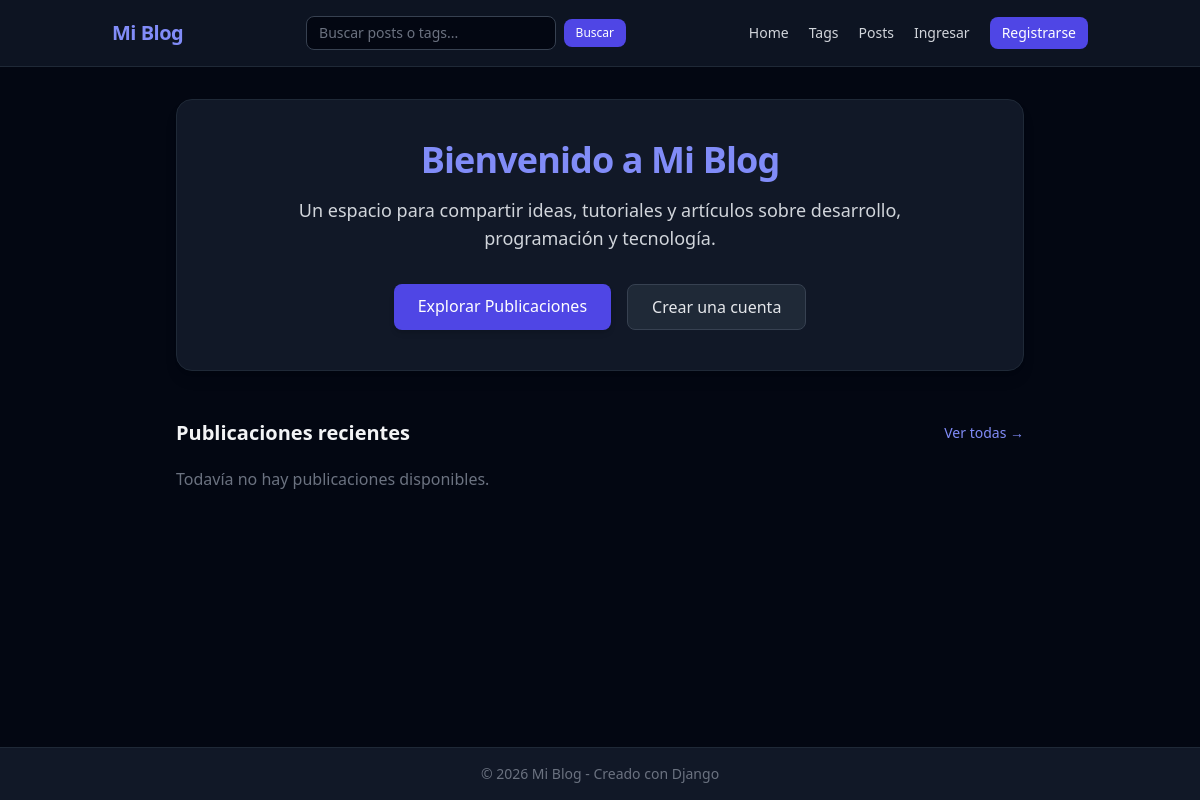
The app's page /, older data.
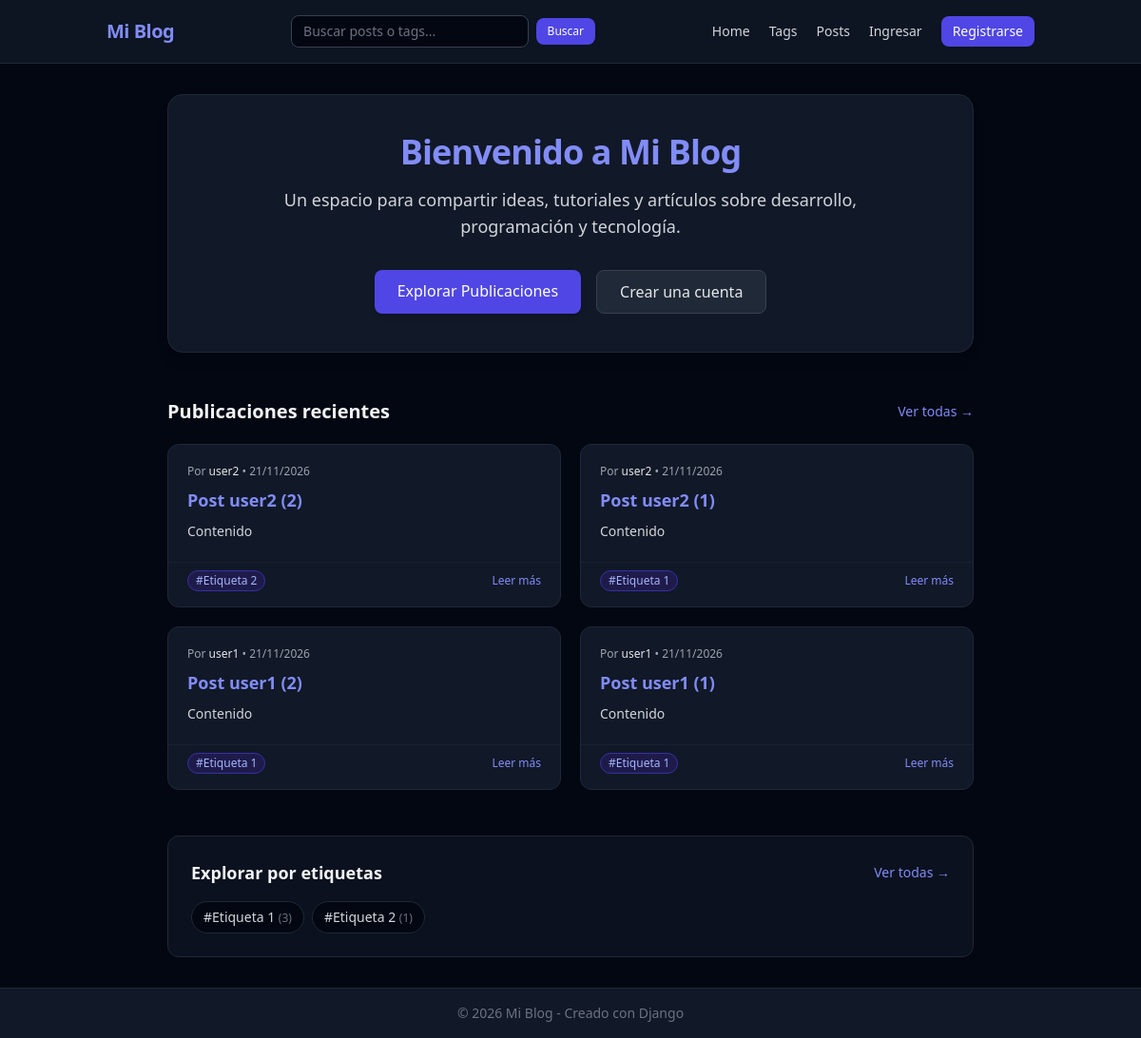
The same page, newer data.
### blogs_django/models.py (models this page shows, shortened)
class Post(models.Model):
	POST_TYPES = [
		("borrador", "Borrador"),
		("publicado", "Publicado"),
		("archivado", "Archivado"),
	]
	"""Representa un posteo o entrada dentro de la plataforma."""
	title = models.CharField(max_length=200)
	author = models.ForeignKey(User, on_delete=models.CASCADE, related_name='posts')
	content = models.TextField()
	image = models.FileField(upload_to='posts/', blank=True, null=True)
	likes = models.PositiveIntegerField(default=0)
	tags = models.ManyToManyField(Tag, related_name='posts', blank=True)
	created_at = models.DateTimeField(auto_now_add=True)
	modified_at = models.DateTimeField(auto_now=True)
	type = models.CharField(
		max_length=20,
		choices=POST_TYPES,
		default='borrador',
	)

class Tag(models.Model):
	name = models.CharField(max_length=50, unique=True)

### blogs_django/views.py (the view)
# urls.py: path('', views.index, name='index'),
def index(request):
    recent_posts = Post.objects.filter(type='publicado').order_by('-created_at')[:4]
    popular_tags = Tag.objects.annotate(
        published_posts_count=Count('posts', filter=Q(posts__type='publicado'))
    ).filter(published_posts_count__gt=0).order_by('-published_posts_count', 'name')[:8]
    return render(request, 'blogs_django/index.html', {
        'recent_posts': recent_posts,
        'popular_tags': popular_tags,
    })

### blogs_django/templates/blogs_django/index.html (shortened to what the changed rows need)
{% extends "blogs_django/base.html" %}
{% block content %}
<div class="space-y-12">
    <section class="bg-gray-900 border border-gray-800 rounded-2xl p-8 sm:p-10 shadow-lg text-center">
        <h1 class="text-3xl sm:text-4xl font-extrabold text-indigo-400 tracking-tight mb-4">
            Bienvenido a Mi Blog
        </h1>
    </section>
    <section>
        <div class="flex justify-between items-center mb-5">
            <h2 class="text-xl font-bold text-gray-100">Publicaciones recientes</h2>
        </div>
        <div class="grid grid-cols-1 md:grid-cols-2 gap-5">
            {% for post in recent_posts %}
                <article class="bg-gray-900 border border-gray-800 rounded-xl overflow-hidden flex flex-col justify-between hover:border-gray-700 transition-colors">
                    <div>
                        <div class="p-5">
                            <div class="text-xs text-gray-400 mb-2">
                                Por <span class="text-gray-200 font-medium">{{ post.author }}</span> • {{ post.created_at|date:"d/m/Y" }}
                            </div>
                            <h3 class="text-lg font-bold text-indigo-400 hover:text-indigo-300 mb-2">
                                <a href="{% url 'blogs_django:post' post.id %}">{{ post.title }}</a>
                            </h3>
                            <p class="text-sm text-gray-300 leading-relaxed">
                                {{ post.content|truncatewords:22 }}
                            </p>
                        </div>
                    </div>
                    <div class="px-5 pb-4 pt-2 flex items-center justify-between border-t border-gray-800/60">
                        <div class="flex flex-wrap gap-1.5">
                            {% for tag in post.tags.all|slice:":3" %}
                                <a href="{% url 'blogs_django:tag' tag.id %}" class="text-xs px-2 py-0.5 rounded-full bg-indigo-950 text-indigo-300 border border-indigo-800">
                                    #{{ tag.name }}
                                </a>
                            {% endfor %}
                        </div>
                        <a href="{% url 'blogs_django:post' post.id %}" class="text-xs font-medium text-indigo-400 hover:underline shrink-0">
                            Leer más
                        </a>
                    </div>
                </article>
            {% empty %}
                <p class="text-gray-500 col-span-2">Todavía no hay publicaciones disponibles.</p>
            {% endfor %}
        </div>
    </section>
    {% if popular_tags %}
        <section class="bg-gray-900/60 border border-gray-800 rounded-xl p-6">
            <div class="flex justify-between items-center mb-4">
                <h2 class="text-lg font-bold text-gray-100">Explorar por etiquetas</h2>
                <a href="{% url 'blogs_django:tags' %}" class="text-sm text-indigo-400 hover:text-indigo-300">
                    Ver todas &rarr;
                </a>
            </div>
            <div class="flex flex-wrap gap-2">
                {% for tag in popular_tags %}
                    <a href="{% url 'blogs_django:tag' tag.id %}" class="px-3 py-1.5 rounded-full bg-gray-950 hover:bg-indigo-950 text-gray-300 hover:text-indigo-300 border border-gray-800 hover:border-indigo-800 text-sm transition-colors">
                        #{{ tag.name }} <span class="text-xs text-gray-500">({{ tag.published_posts_count }})</span>
                    </a>
                {% endfor %}
            </div>
        </section>
    {% endif %}
</div>
{% endblock content %}

Row changes from the older to the newer data that the page shows:
now on this page (row edited): Post: author "user2", created_at "21/11/2026", title "Post user2 (2)", content "Contenido"
now on this page (row edited): Tag: name "Etiqueta 2", published_posts_count "1"
now on this page (row edited): Post: author "user2", created_at "21/11/2026", title "Post user2 (1)", content "Contenido"
now on this page (row edited): Tag: name "Etiqueta 1", published_posts_count "3"
now on this page (row edited): Post: author "user1", created_at "21/11/2026", title "Post user1 (2)", content "Contenido"
now on this page (row edited): Post: author "user1", created_at "21/11/2026", title "Post user1 (1)", content "Contenido"
Text that changed along with them:
text no longer shown: "Todavía no hay publicaciones disponibles."
text now shown: "Explorar por etiquetas Ver todas →"
